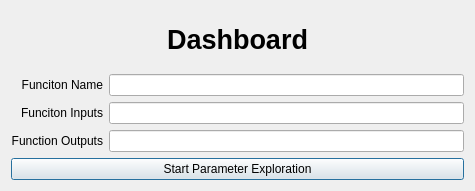
<?xml version="1.0" encoding="UTF-8"?>
<ui version="4.0">
 <class>Parameters</class>
 <widget class="QDialog" name="Parameters">
  <property name="geometry">
   <rect>
    <x>0</x>
    <y>0</y>
    <width>475</width>
    <height>191</height>
   </rect>
  </property>
  <property name="windowTitle">
   <string>Dialog</string>
  </property>
  <layout class="QGridLayout" name="gridLayout_3">
   <item row="1" column="0">
    <layout class="QGridLayout" name="gridLayout">
     <item row="1" column="1">
      <widget class="QLineEdit" name="finputs"/>
     </item>
     <item row="0" column="0">
      <widget class="QLabel" name="label_6">
       <property name="text">
        <string>Funciton Name</string>
       </property>
       <property name="alignment">
        <set>Qt::AlignRight|Qt::AlignTrailing|Qt::AlignVCenter</set>
       </property>
      </widget>
     </item>
     <item row="2" column="1">
      <widget class="QLineEdit" name="foutputs"/>
     </item>
     <item row="0" column="1">
      <widget class="QLineEdit" name="fname"/>
     </item>
     <item row="1" column="0">
      <widget class="QLabel" name="label_4">
       <property name="text">
        <string>Funciton Inputs</string>
       </property>
       <property name="alignment">
        <set>Qt::AlignRight|Qt::AlignTrailing|Qt::AlignVCenter</set>
       </property>
      </widget>
     </item>
     <item row="2" column="0">
      <widget class="QLabel" name="label_5">
       <property name="text">
        <string>Function Outputs</string>
       </property>
       <property name="alignment">
        <set>Qt::AlignRight|Qt::AlignTrailing|Qt::AlignVCenter</set>
       </property>
      </widget>
     </item>
    </layout>
   </item>
   <item row="2" column="0">
    <widget class="QPushButton" name="setparam">
     <property name="text">
      <string>Start Parameter Exploration</string>
     </property>
    </widget>
   </item>
   <item row="0" column="0">
    <widget class="QLabel" name="label_7">
     <property name="font">
      <font>
       <pointsize>20</pointsize>
       <weight>75</weight>
       <bold>true</bold>
      </font>
     </property>
     <property name="text">
      <string>Dashboard</string>
     </property>
     <property name="alignment">
      <set>Qt::AlignCenter</set>
     </property>
    </widget>
   </item>
  </layout>
 </widget>
 <resources/>
 <connections/>
</ui>
